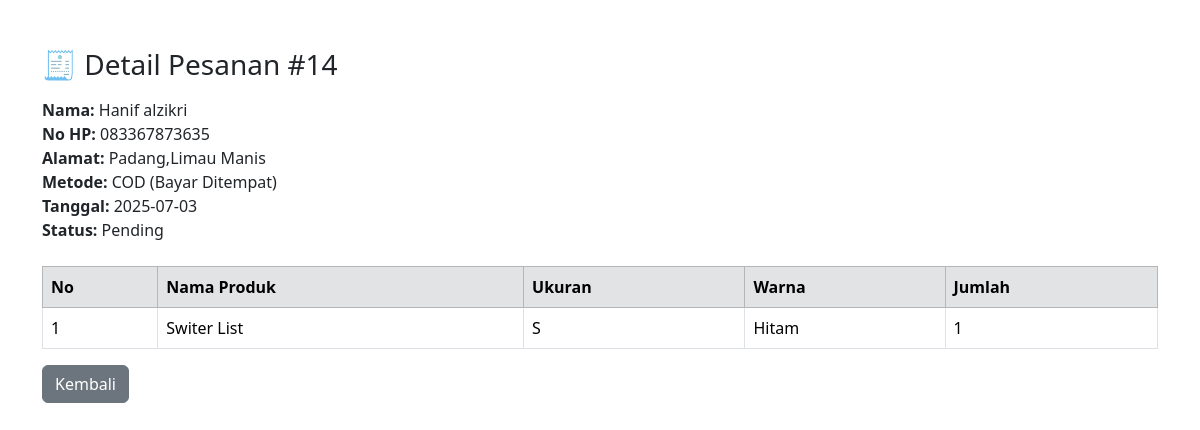
The page /tokopeepsalvin/adminpeeps/detail-pesanan.php?id=14 on the database its author committed.
### tables this page shows
CREATE TABLE `alvin_pesanan` (
  `id_pesanan` int(11) NOT NULL,
  `nama_pembeli` varchar(100) DEFAULT NULL,
  `no_hp` varchar(20) DEFAULT NULL,
  `alamat` text DEFAULT NULL,
  `total_harga` int(11) DEFAULT NULL,
  `metode_pembayaran` varchar(50) DEFAULT NULL,
  `tanggal_beli` date DEFAULT NULL,
  `status_pesanan` varchar(20) DEFAULT 'pending',
  `ukuran` varchar(10) DEFAULT NULL,
  `warna` varchar(20) DEFAULT NULL
);

CREATE TABLE `alvin_detail_pesanan` (
  `id_detail` int(11) NOT NULL,
  `id_pesanan` int(11) NOT NULL,
  `product_id` int(11) NOT NULL,
  `quantity` int(11) DEFAULT NULL,
  `ukuran` varchar(20) DEFAULT NULL,
  `warna` varchar(20) DEFAULT NULL
);

CREATE TABLE `alvin_product` (
  `product_id` int(11) NOT NULL,
  `category_id` int(11) NOT NULL,
  `product_name` varchar(100) NOT NULL,
  `product_price` int(11) NOT NULL,
  `product_description` text NOT NULL,
  `product_image` varchar(100) NOT NULL,
  `product_status` tinyint(1) NOT NULL,
  `product_created` datetime NOT NULL,
  `product_size` varchar(50) NOT NULL,
  `product_color` varchar(50) NOT NULL
);

### tokopeepsalvin/adminpeeps/detail-pesanan.php (the view, shortened to what this page needs)
<?php
include '../db.php';
$id = isset($_GET['id']) ? $_GET['id'] : 0;
$pesanan = mysqli_query($conn, "SELECT * FROM alvin_pesanan WHERE id_pesanan = '$id'");
$p = mysqli_fetch_object($pesanan);
$detail = mysqli_query($conn, "
  SELECT d.*, pr.product_name
  FROM alvin_detail_pesanan d
  LEFT JOIN alvin_product pr ON d.product_id = pr.product_id
  WHERE d.id_pesanan = '$id'
");
?>
<!DOCTYPE html>
<html>
<head>
  <link href="https://cdn.jsdelivr.net/npm/bootstrap@5.3.3/dist/css/bootstrap.min.css" rel="stylesheet">
</head>
<body>
<div class="container py-5">
  <h3 class="mb-3">🧾 Detail Pesanan #<?= $p->id_pesanan ?></h3>
  <div class="mb-4">
    <strong>Nama:</strong> <?= $p->nama_pembeli ?><br>
    <strong>No HP:</strong> <?= $p->no_hp ?><br>
    <strong>Alamat:</strong> <?= $p->alamat ?><br>
    <strong>Metode:</strong> <?= $p->metode_pembayaran ?><br>
    <strong>Tanggal:</strong> <?= $p->tanggal_beli ?><br>
    <strong>Status:</strong> <?= $p->status_pesanan ?><br>
  </div>
  <table class="table table-bordered">
    <thead class="table-secondary">
      <tr>
        <th>No</th>
        <th>Nama Produk</th>
        <th>Ukuran</th>
        <th>Warna</th>
        <th>Jumlah</th>
      </tr>
    </thead>
    <tbody>
      <?php
      $no = 1;
      while($d = mysqli_fetch_array($detail)){
      ?>
      <tr>
        <td><?= $no++ ?></td>
        <td><?= $d['product_name'] ?></td>
        <td><?= $d['ukuran'] ?></td>
        <td><?= $d['warna'] ?></td>
        <td><?= $d['quantity'] ?></td>
      </tr>
      <?php } ?>
    </tbody>
  </table>
  <a href="pesanan.php" class="btn btn-secondary">Kembali</a>
</div>
</body>
</html>

### rows shown on the page
alvin_pesanan: id_pesanan "14", nama_pembeli "Hanif alzikri", no_hp "083367873635", alamat "Padang,Limau Manis", metode_pembayaran "COD (Bayar Ditempat)", tanggal_beli "2025-07-03", status_pesanan "Pending"
alvin_detail_pesanan: product.product_name "Switer List", ukuran "S", warna "Hitam", quantity "1"
